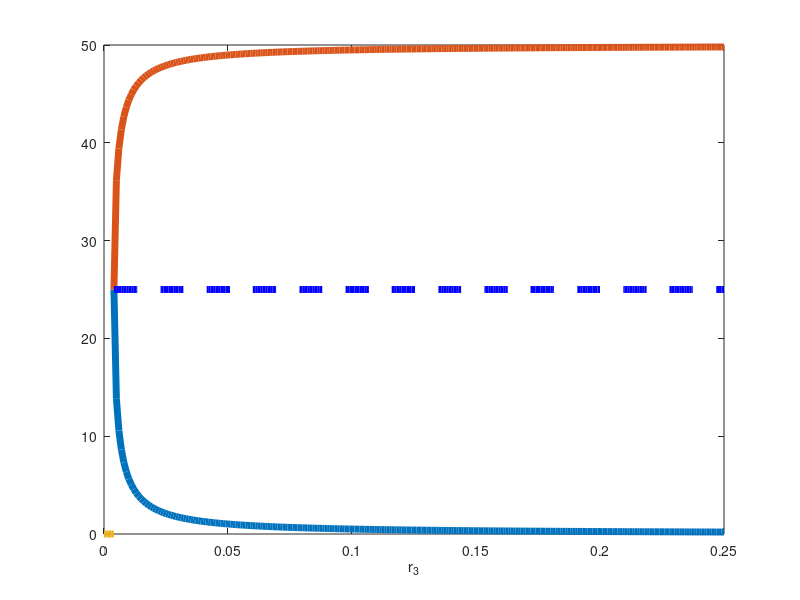

Here is the MATLAB script that generated this plot:
%This code is deisgned to plot the bifurcation diagram for the
%determinsitic version of the locust switching system in lecture 6
%By Kit Yates
%created 12/10/15
%Last modified 12/10/15

close all
clear all

%Define the rate at which particles switch from one state to the other
%spontaneously
r1=2.5;

r2=2;

% Define the range over which we will allow $r_3$ to vary to the left of
% the bifurcation point
r3_left=0:0.001:(16*r1/(10000));
% Define the range over which we will allow $r_3$ to vary to the right of
% the bifurcation point
r3_right=(16*r1/(10000)):0.001:0.25;

z0_stab=zeros(1,length(r3_left));

%For these value of r_3 (either side of the bifurcation point) define the values of the steady state

z_plus=(-100.*r3_right + sqrt(10000*(r3_right.^2)-16.*r3_right*r1))./(-4.*r3_right);

z_minus=(-100.*r3_right - sqrt(10000*(r3_right.^2)-16.*r3_right*r1))./(-4.*r3_right);

z0_stab=zeros(1,length(r3_left));

z0_unstab=ones(1,length(r3_right)).*25;
%plot the steady states with their appropriate stability
plot(r3_right,z_plus,'linewidth',5)
hold on
plot(r3_right,z_minus,'linewidth',5)
plot(r3_left,z0_stab,'linewidth',5)
plot(r3_right,z0_unstab,'b--','linewidth',5)
%Define the xlabel
xlabel('r_3')

%save the figure
% exportfig(gcf,...
%         ['model_bifurcation_diagram.eps'],...
%         'Format','eps2',...
%         'Width','20',...
%         'Color','cmyk',...
%         'Resolution',300,...
%         'FontMode','fixed',...
%         'FontSize',21);
%     %             'LineWidth',6);
%     %Save as a .fig as well
%     saveas(gcf,['model_bifurcation_diagram.fig'],'fig');

